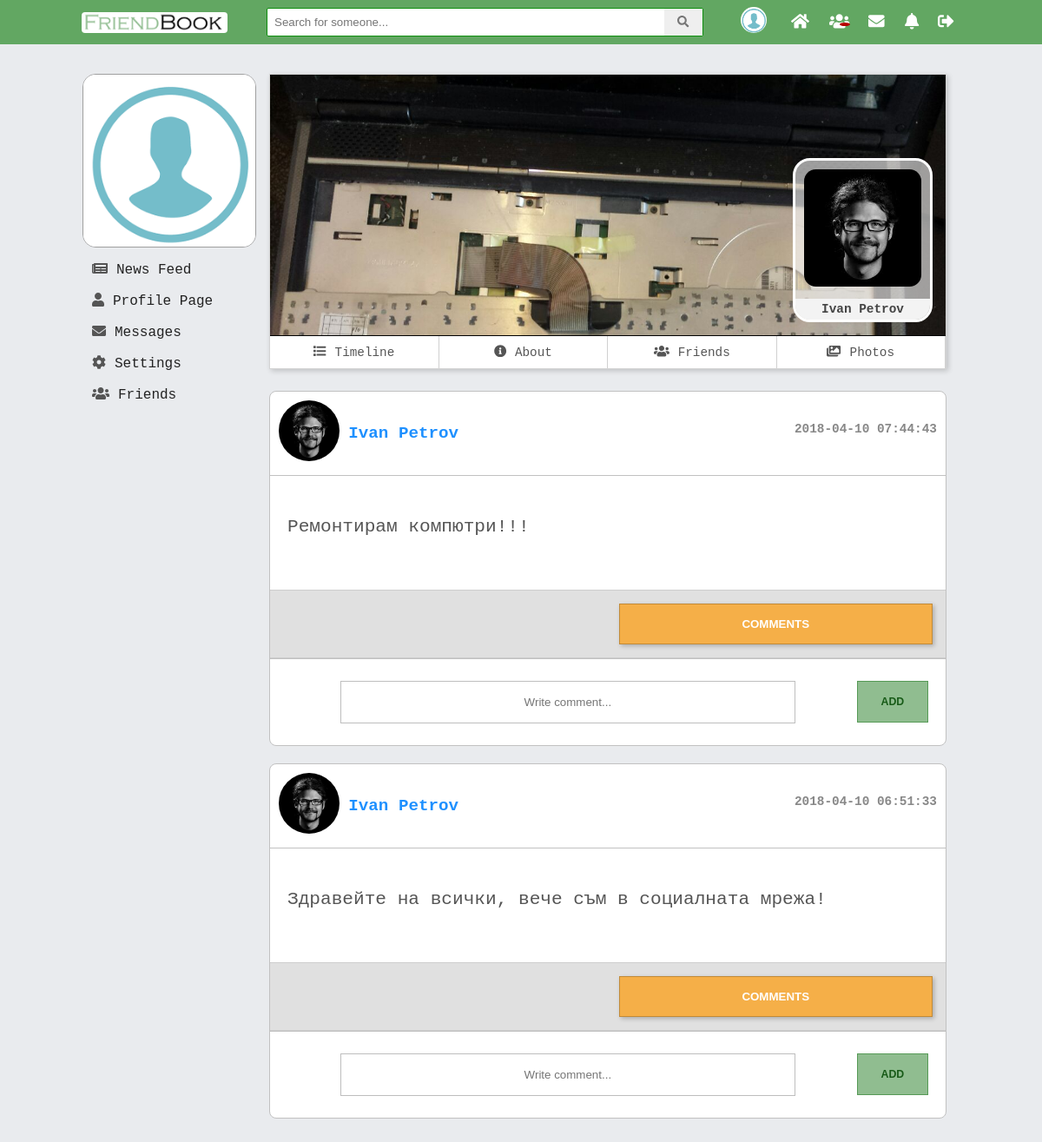
Screenshot of /V2.0/view/profile.php?id=13 (signed in) with the database file from the repository.
### tables this page shows
CREATE TABLE `users` (
  `id` int(11) NOT NULL,
  `first_name` varchar(45) DEFAULT NULL,
  `last_name` varchar(45) DEFAULT NULL,
  `email` varchar(100) NOT NULL,
  `password` varchar(150) NOT NULL,
  `reg_date` timestamp NOT NULL DEFAULT CURRENT_TIMESTAMP ON UPDATE CURRENT_TIMESTAMP,
  `gender` varchar(45) NOT NULL,
  `birthday` date NOT NULL,
  `relation_status` varchar(30) DEFAULT NULL,
  `profile_pic` varchar(200) NOT NULL,
  `profile_cover` varchar(200) NOT NULL,
  `description` varchar(500) DEFAULT NULL,
  `display_name` varchar(45) DEFAULT NULL,
  `country_id` int(11) DEFAULT NULL,
  `mobile_number` int(11) DEFAULT NULL,
  `www` varchar(100) DEFAULT NULL,
  `skype` varchar(50) DEFAULT NULL
);

CREATE TABLE `posts` (
  `id` int(11) NOT NULL,
  `description` text NOT NULL,
  `create_date` timestamp NOT NULL DEFAULT CURRENT_TIMESTAMP ON UPDATE CURRENT_TIMESTAMP,
  `edit_date` datetime DEFAULT NULL,
  `user_id` int(11) NOT NULL
);

### V2.0/model/users_dao.php (called while the page is built, shortened)
<?php
function getUserInfo($user_id) {
    $pdo = $GLOBALS['pdo'];
    $statement = $pdo->prepare("SELECT profile_pic, profile_cover, id, first_name, last_name
                                FROM users
                                WHERE users.id = ?
                                ");
    $statement->execute(array($user_id));
    $result = $statement->fetch(PDO::FETCH_ASSOC);
    return $result;
}

### V2.0/model/posts_dao.php (called while the page is built, shortened)
<?php
function getOwnPosts($user_id) {
    $pdo = $GLOBALS['pdo'];
    $statement = $pdo->prepare("SELECT posts.id AS post_id, posts.description, posts.create_date, users.id AS user_id, users.first_name, users.last_name, users.profile_pic, users.profile_cover,users.gender
                                FROM posts
                                JOIN users ON posts.user_id = users.id
                                WHERE users.id = ?
                                ORDER BY posts.create_date DESC;");
    $statement->execute(array($user_id));
    $result = $statement->fetchAll(PDO::FETCH_ASSOC);
    return $result;
}

### V2.0/include/modules/profile_feed_posts.php (the view, shortened to what this page needs)
<div id="newsfeed">
    <?php
    if (isset($_GET['id'])) {
        $allPosts = getOwnPosts($_GET['id']);
    }
    else {
        $allPosts = getOwnPosts($_SESSION['logged']['id']);
    }
    foreach ($allPosts as $post) {?>
        <div class="post">
            <div class="user_info">
                <div class="icon"><img src="<?php echo $post['profile_pic']; ?>" alt="icon" class="img-rounded center-block"></div>
                <div class="name"><a href="profile.php?id=<?php echo $post['user_id']?>" class="<?php echo ($post['gender'] == 'female') ? "female" : "male"?>"><?php echo $post["first_name"] . " " . $post["last_name"]; ?></a></div>
                <div class="date"><?php echo $post['create_date']; ?></div>
            </div>
            <div class="description">
                <p><?php echo $post["description"]; ?></p>
            </div>
            <div class="post_navigation">
                <div class="like-container" id="like-container<?php echo $post['post_id']?>">
                </div>
                <div class="comments-buttons">
                    <button onclick="displayComments(<?php echo $post['post_id']?>)" type="button" class="display_comments" name="button" id="comment_btn<?php echo $post['post_id']?>">COMMENTS</button>
                </div>
            </div>
            <div class="add-comment-div">
                <input type="text" placeholder="Write comment..." class="comment-textarea<?= $post['post_id'] ?>" name="comment_description">
                <button id="add<?php echo $post['post_id']?>" class="mini-btn">add</button>
            </div>
        </div>
    <?php }?>
</div>

### V2.0/include/header.php (shortened to what this page needs)
<!doctype html>
<html lang="en">
<head>
    <link rel="stylesheet" type="text/css" href="<?php echo URL_ROOT; ?>assets/css/comment_module.css">
    <link rel="stylesheet" type="text/css" href="<?php echo URL_ROOT; ?>assets/css/main.css">
    <link rel="stylesheet" type="text/css" href="<?php echo URL_ROOT; ?>assets/css/comment_module.css">
</head>
<body>

### V2.0/include/mainHeader.php (shortened to what this page needs)
<div id="top">
    <div class="center-content">
        <div id="logo">
            <a href="../index.php"><img src="../assets/images/mini-logo.png" alt="friendbook logo"></a>
        </div>
        <div id="search">
            <div id="input-box">
                <input type="text" name="search" autocomplete="off" onkeyup="searchUser(this.value)" placeholder="Search for someone...">
                <button class="search-btn"><i class="fas fa-search"></i></button>
            </div>
        </div>
        <nav id="main_top_nav">
            <ul id="icon-nav">
                <li class="profile-btn">
                    <a href="../view/profile.php">
                        <img src="<?php if(isset($_SESSION["logged"])){ echo $_SESSION["logged"]["profile_pic"];}?>" title="<?php if(isset($_SESSION["logged"])){ echo $_SESSION["logged"]["first_name"] . " " . $_SESSION["logged"]["last_name"] ;} ?>" alt="profile_pic">
                    </a>
                </li>
                <li><a href="../view/main.php"><i class="fas fa-home"></i></a></li>
                <li><a href="../view/friends.php?id=<?php echo $_SESSION['logged']['id']?>"><i class="fas fa-users"></i><span id="friendsCounter"></span></a></li>
                <li><a href="#"><i class="fas fa-envelope"></i></a></li>
                <li><a href="#"><i class="fas fa-bell"></i></a></li>
                <li><a href="../controller/logout_controller.php"><i class="fas fa-sign-out-alt"></i></a></li>
            </ul>
        </nav>
    </div>
</div>
<div id="gridWrap">

### V2.0/view/profile.php (shortened to what this page needs)
<?php
    require_once "../include/header.php";
    require_once  "../include/mainHeader.php";
    require_once "../model/users_dao.php";
    require_once "../model/posts_dao.php";
    if(isset($_GET['id'])){
        $userIdInfo = getUserInfo(htmlentities($_GET['id']));
        $profilePic = $userIdInfo["profile_pic"];
        $profileCover = $userIdInfo["profile_cover"];
        $userName = $userIdInfo["first_name"] . " " . $userIdInfo["last_name"];
        $allPosts = getOwnPosts($_GET['id']);
    }
    else{
        $profilePic = $_SESSION["logged"]["profile_pic"];
        $profileCover = $_SESSION["logged"]["profile_cover"];
        $allPosts = getOwnPosts($_SESSION["logged"]["id"]);
    }
?>
    <div id="left-col-grid">
        <div class="lwrap">
            <?php
            require_once  "../include/modules/leftProfileInfo.php";
            require_once  "../include/modules/leftNav.php";
            ?>
        </div>
    </div>
    <div id="content-grid">
        <div id="profileHolder">
            <div id="cover">
                <img  id="cover_img" src="<?php echo $profileCover; ?>" alt="user cover picture">
                <?php
                if(isset($_GET["id"]) && $_GET["id"] != $_SESSION["logged"]["id"]){
                    ?>
                    <div id="userPictrue">
                        <img  id="other_cover_img" src="<?php echo $profilePic; ?>" alt="user profile picture">
                        <div class="profile-mini-name"><?php echo $userName; ?></div>
                    </div>
                    <?php
                }
                        ?>
            </div>
            <?php require_once '../include/profile_nav.php'; ?>
        </div>
        <div id="timeline">
            <?php require_once '../include/modules/profile_feed_posts.php'; ?>
        </div>
    </div>
<?php
    require_once "../include/mainFooter.php";
    require_once "../include/footer.php";
?>

### V2.0/include/modules/leftProfileInfo.php (shortened to what this page needs)
<div id="profile-pic">
    <a href="./profile.php">
        <img id="mini-profile-pic" src="<?php if(isset($_SESSION["logged"])){ echo $_SESSION["logged"]["profile_pic"];} ?>"
             alt="profile_pic" title=" <?php if(isset($_SESSION["logged"])){ echo $_SESSION["logged"]["first_name"] . " " . $_SESSION["logged"]["last_name"] ;} ?>">
    </a>
</div>

### V2.0/include/modules/leftNav.php
<div id="user-nav">
    <ul>
        <li><a href="./main.php"><span class="nav-icon"><i class="fas fa-newspaper"></i></span>News Feed</a></li>
        <li><a href="./profile.php"><span class="nav-icon"><i class="fas fa-user nav-icon"></i></span>Profile page</a></li>
        <li><a href="./messages.php"><span class="nav-icon"><i class="fas fa-envelope nav-icon"></i></span>Messages</a></li>
        <li><a href="./settings.php"><span class="nav-icon"><i class="fas fa-cog nav-icon"></i></span>Settings</a></li>
        <li><a href="./friends.php?id=<?php echo $_SESSION['logged']['id']; ?>"><span class="nav-icon"><i class="fas fa-users nav-icon"></i></span>Friends</a></li>
    </ul>
</div>

### V2.0/include/profile_nav.php (shortened to what this page needs)
<div id="profileUserNav">
    <ul>
        <li><a href="#" id="timeline_btn"><span class="nav-icon"><i class="fas fa-list nav-icon"></i></span>Timeline</a></li>
        <li><a href="#" id="about_btn"><span class="nav-icon"><i class="fas fa-info-circle nav-icon"></i></span>About</a></li>
        <li><a href="./friends.php?id=<?php if(!isset($_GET['id'])){ echo $_SESSION['logged']['id'];}
            else{echo $_GET['id']; } ?>"><span class="nav-icon"><i class="fas fa-users nav-icon"></i></span>Friends</a></li>
        <li><a href="#" id="photos_btn"><span class="nav-icon"><i class="fas fa-images nav-icon"></i></span>Photos</a></li>
    </ul>
</div>

### V2.0/include/mainFooter.php
</div>

### V2.0/include/footer.php (shortened to what this page needs)
    </body>
</html>

### V2.0/assets/css/comment_module.css (style rules this page uses)
div.icon img { height: 70px; border-radius: 50%; width: 70px; }
div.date { float: right; top: 25px; position: relative; font-size: 0.9rem; }
.user_info { color: #888; font-weight: bold; padding: 10px; font-size: 1.2em; border-bottom: 1px solid #c1c1c1; }
.description p { font-size: 1.1em; color: #555; }
.post_navigation { display: grid; grid-template-columns: 1fr 1fr; grid-gap: 25px; margin: 15px 0px 0; background: #e0e0e0; padding: 15px; border-top: 1px solid #cdcdcd; border-bottom: 1px solid #cdcdcd; }
.name, .icon { display: inline-block; vertical-align: middle; font-size: 1.2rem; }
.description { padding: 25px 20px; font-size: 1.2rem; }
input[type="text"] { padding: 16px; width: 70%; box-sizing: border-box; }
.comments-buttons button { background: #f5af48; color: white; font-weight: bold; font-family: arial; border: 1px solid #c18a38; transition: background 0.4s ease-in-out; cursor: pointer; }
.like-button, .dislike-button, .comments-buttons button { padding: 15px; width: 100%; box-shadow: 2px 2px 5px #0000003b; }

### rows the page displays
users: profile_cover (picture), profile_pic (picture), userName "Ivan Petrov"
posts: user.profile_pic (picture), user.first_name "Ivan", user.last_name "Petrov", create_date "2018-04-10 07:44:43", description "Ремонтирам компютри!!!"
posts: user.profile_pic (picture), user.first_name "Ivan", user.last_name "Petrov", create_date "2018-04-10 06:51:33", description "Здравейте на всички, вече съм в социалната мрежа!"
